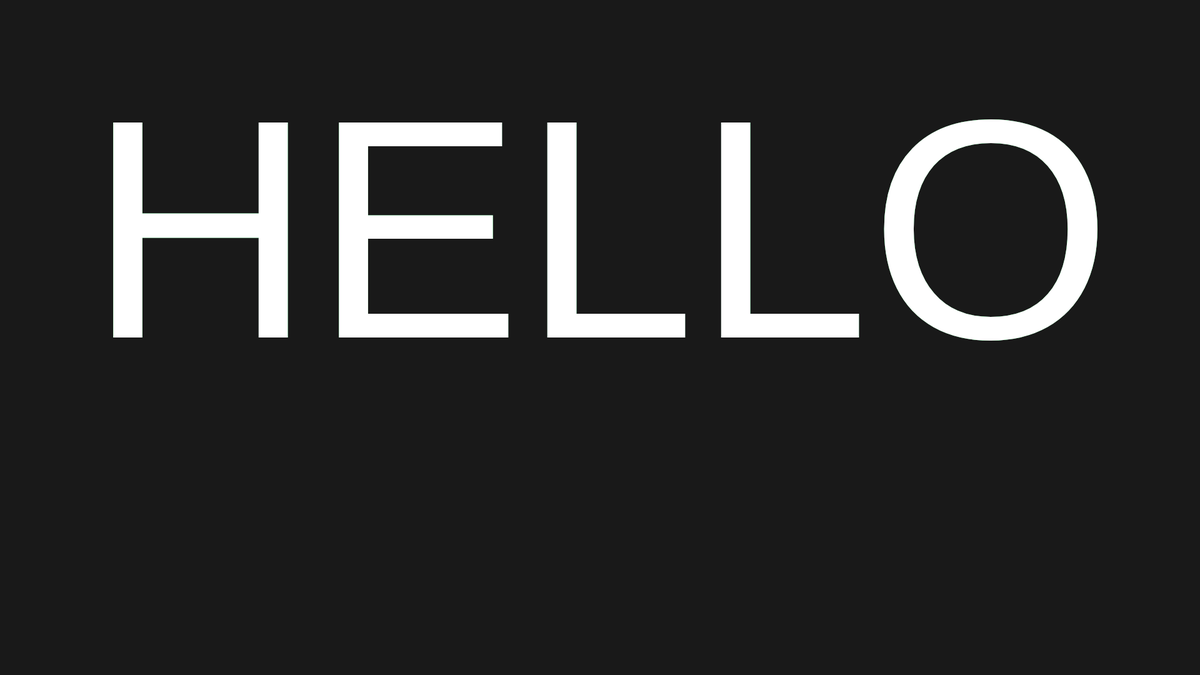
Frame 1 (no input)
Frame 60 (no input): identical to frame 1, image omitted
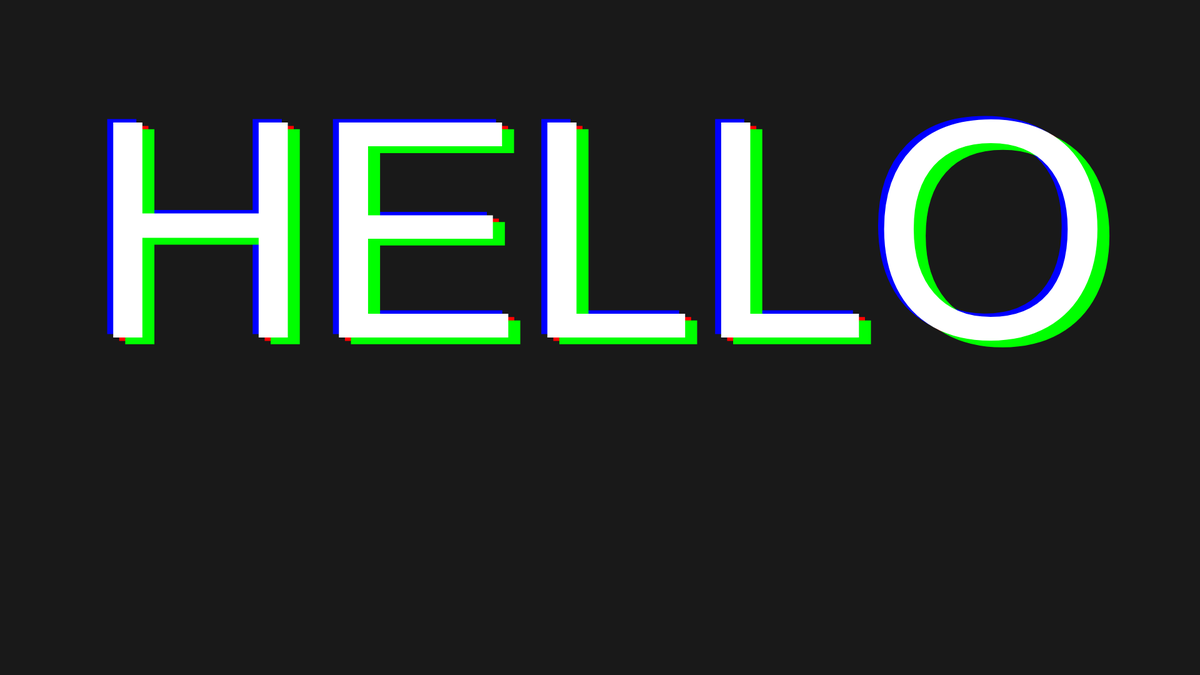
Frame 120 (the mouse pressed at the canvas centre since frame 60)

The p5.js sketch that drew these frames (run headless with seeded random() and noise() and a simulated clock; from frame 60 on, the mouse is pressed at the canvas centre):

// p5.js sketch
// ── sketch.js
var x, y;

function setup() {
    createCanvas(1920, 1080);
    frameRate(60);
}

function draw() {
    x = (1920 / 2);
    y = (1080 / 2);

    background(25);

    fill(255, 0, 0);
    textAlign(CENTER);
    textSize(500);
    text('HELLO', x + mouseX / 100, y + mouseY / 100);

    fill(0, 0, 255);
    textAlign(CENTER);
    textSize(500);
    text('HELLO', x - mouseX / 100, y - mouseY / 100);

    fill(0, 255, 0);
    textAlign(CENTER);
    textSize(500);
    text('HELLO', x + mouseX / 50, y + mouseY / 50);

    fill(255);
    textAlign(CENTER);
    textSize(500);
    text('HELLO', x, y);

}
